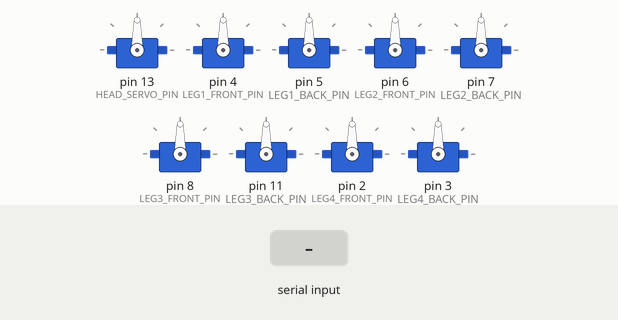
This sketch was run on a simulated Arduino Uno, built with avr-gcc and run on an emulated ATmega328P. Parts: 9 × servo. Inputs (shaded band) come from the test bench.

Above: at 1.2 s.
1.3 s: "F" received over Serial
At 1.7 s:
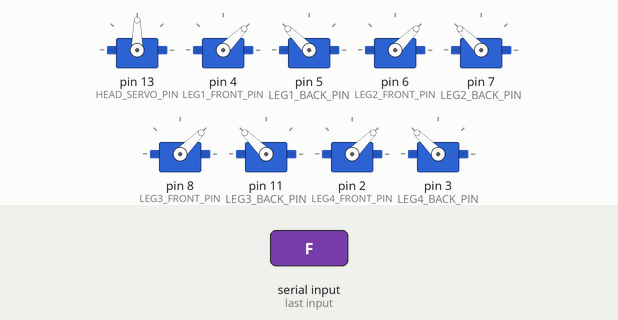
Timing chart, 0 to 4.3 s (numbered marks = the images above; inputs shaded):
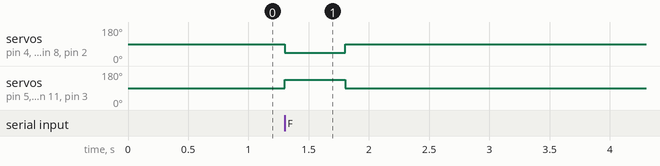

The sketch:

d_Gesture_Controlled_4_Legged_Spider_Robot_Using_OpenCV_and_.ino
```cpp
#include <Servo.h>

// Define the pins for the servos
#define HEAD_SERVO_PIN 13
#define LEG1_FRONT_PIN 4
#define LEG1_BACK_PIN 5
#define LEG2_FRONT_PIN 6
#define LEG2_BACK_PIN 7
#define LEG3_FRONT_PIN 8
#define LEG3_BACK_PIN 11
#define LEG4_FRONT_PIN 2
#define LEG4_BACK_PIN 3

// Create servo objects
Servo headServo;
Servo leg1FrontServo;
Servo leg1BackServo;
Servo leg2FrontServo;
Servo leg2BackServo;
Servo leg3FrontServo;
Servo leg3BackServo;
Servo leg4FrontServo;
Servo leg4BackServo;

void setup() {
  Serial.begin(9600);
  headServo.attach(HEAD_SERVO_PIN);
  leg1FrontServo.attach(LEG1_FRONT_PIN);
  leg1BackServo.attach(LEG1_BACK_PIN);
  leg2FrontServo.attach(LEG2_FRONT_PIN);
  leg2BackServo.attach(LEG2_BACK_PIN);
  leg3FrontServo.attach(LEG3_FRONT_PIN);
  leg3BackServo.attach(LEG3_BACK_PIN);
  leg4FrontServo.attach(LEG4_FRONT_PIN);
  leg4BackServo.attach(LEG4_BACK_PIN);

  // Set initial positions for the servos
  headServo.write(90); // Head servo facing forward
  leg1FrontServo.write(90);
  leg1BackServo.write(90);
  leg2FrontServo.write(90);
  leg2BackServo.write(90);
  leg3FrontServo.write(90);
  leg3BackServo.write(90);
  leg4FrontServo.write(90);
  leg4BackServo.write(90);
}

void moveForward() {
  // Example sequence for forward movement
  // Adjust the angles and delays according to your robot's needs
  leg1FrontServo.write(45);
  leg1BackServo.write(135);
  leg2FrontServo.write(45);
  leg2BackServo.write(135);
  leg3FrontServo.write(45);
  leg3BackServo.write(135);
  leg4FrontServo.write(45);
  leg4BackServo.write(135);
  delay(500); // Adjust the delay as needed

  leg1FrontServo.write(90);
  leg1BackServo.write(90);
  leg2FrontServo.write(90);
  leg2BackServo.write(90);
  leg3FrontServo.write(90);
  leg3BackServo.write(90);
  leg4FrontServo.write(90);
  leg4BackServo.write(90);
  delay(500); // Adjust the delay as needed
}

void stopMovement() {
  // Stop all servos by setting them to the initial position
  leg1FrontServo.write(90);
  leg1BackServo.write(90);
  leg2FrontServo.write(90);
  leg2BackServo.write(90);
  leg3FrontServo.write(90);
  leg3BackServo.write(90);
  leg4FrontServo.write(90);
  leg4BackServo.write(90);
}

void loop() {
  if (Serial.available() > 0) {
    char command = Serial.read();
    if (command == 'F') {
      moveForward();
    } else if (command == 'S') {
      stopMovement();
    }
  }
}
```

Measured:
- after the input at 1.3 s, servo on pin 4 (LEG1_FRONT_PIN): 90° → 45° at once, → 90° 0.50 s later; servo on pin 5 (LEG1_BACK_PIN): 90° → 135° at once, → 90° 0.50 s later
